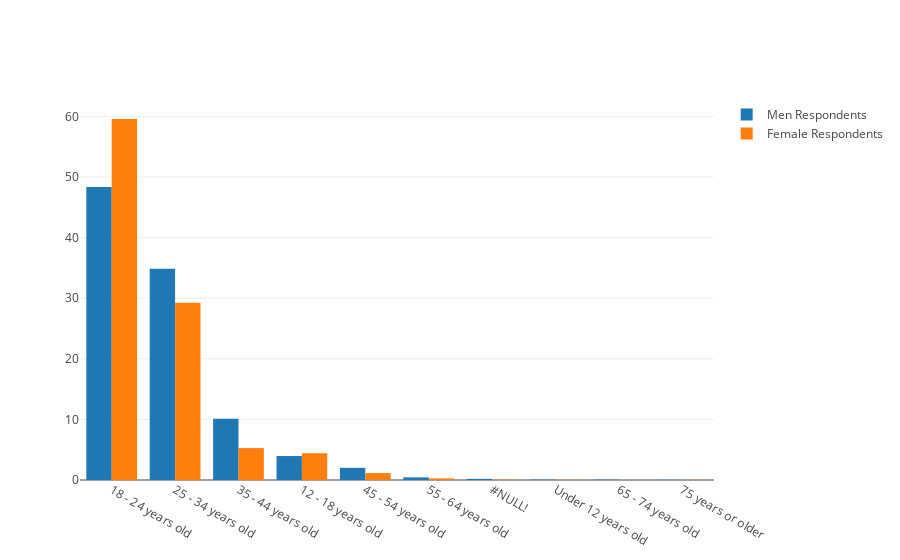

Notebook source saved alongside this figure:
### Markdown cell above
### AgeBeginCoding

### Code cell
trace1 = go.Bar(
    x=df_men['q2Age'].value_counts().index.tolist(),
    y=np.multiply(np.divide(
        df_men['q2Age'].value_counts().tolist(),
        np.sum(df_men['q2Age'].value_counts().tolist())
    ).tolist(),100).tolist(),
    name='Men Respondents'
)
trace2 = go.Bar(
    x = df_women['q2Age'].value_counts().index.tolist(),
    y = np.multiply(np.divide(
        df_women['q2Age'].value_counts().tolist(),
        np.sum(df_women['q2Age'].value_counts().tolist())
    ).tolist(),100).tolist(),
    name = 'Female Respondents'
)

data = [trace1, trace2]
layout = go.Layout(
    barmode='group'
)

fig = go.Figure(data=data, layout=layout)
py.iplot(fig, filename='grouped-bar')

### Figure 1 — Plotly figure (JSON) as saved in the notebook; plotly's stock layout.template omitted (floating-point values rounded to 4 significant figures)
{"data": [{"name": "Men Respondents", "type": "bar", "x": ["18 - 24 years old", "25 - 34 years old", "35 - 44 years old", "12 - 18 years old", "45 - 54 years old", "55 - 64 years old", "#NULL!", "Under 12 years old", "65 - 74 years old", "75 years or older"], "y": [48.33, 34.85, 10.09, 3.954, 2.008, 0.434, 0.186, 0.05723, 0.05246, 0.03338]}, {"name": "Female Respondents", "type": "bar", "x": ["18 - 24 years old", "25 - 34 years old", "35 - 44 years old", "12 - 18 years old", "45 - 54 years old", "55 - 64 years old", "#NULL!", "75 years or older", "Under 12 years old"], "y": [59.56, 29.26, 5.264, 4.415, 1.14, 0.2669, 0.04852, 0.02426, 0.02426]}], "layout": {"barmode": "group"}}
